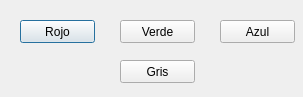
<?xml version="1.0" encoding="UTF-8"?>
<ui version="4.0">
 <class>histograma</class>
 <widget class="QDialog" name="histograma">
  <property name="geometry">
   <rect>
    <x>0</x>
    <y>0</y>
    <width>303</width>
    <height>97</height>
   </rect>
  </property>
  <property name="windowTitle">
   <string>Histograma</string>
  </property>
  <widget class="QPushButton" name="pushButton">
   <property name="geometry">
    <rect>
     <x>20</x>
     <y>20</y>
     <width>75</width>
     <height>23</height>
    </rect>
   </property>
   <property name="text">
    <string>Rojo</string>
   </property>
  </widget>
  <widget class="QPushButton" name="pushButton_2">
   <property name="geometry">
    <rect>
     <x>120</x>
     <y>20</y>
     <width>75</width>
     <height>23</height>
    </rect>
   </property>
   <property name="text">
    <string>Verde</string>
   </property>
  </widget>
  <widget class="QPushButton" name="pushButton_3">
   <property name="geometry">
    <rect>
     <x>220</x>
     <y>20</y>
     <width>75</width>
     <height>23</height>
    </rect>
   </property>
   <property name="text">
    <string>Azul</string>
   </property>
  </widget>
  <widget class="QPushButton" name="pushButton_4">
   <property name="geometry">
    <rect>
     <x>120</x>
     <y>60</y>
     <width>75</width>
     <height>23</height>
    </rect>
   </property>
   <property name="text">
    <string>Gris</string>
   </property>
  </widget>
 </widget>
 <resources/>
 <connections/>
</ui>
